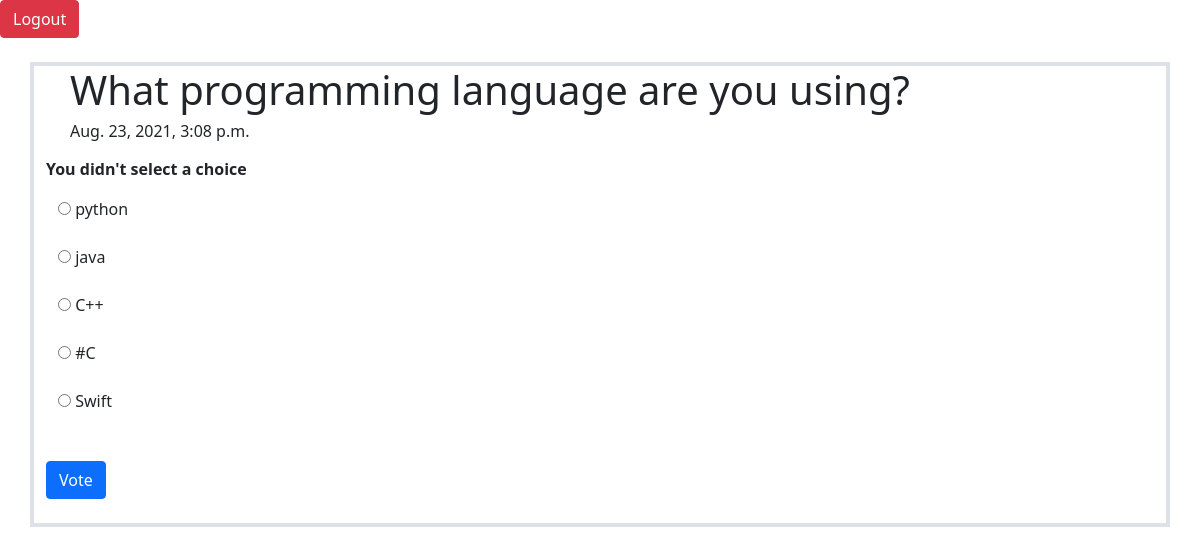
Page /polls/2/vote/ (signed in) on the committed database.
### polls/models.py (models this page shows, shortened)
class Question(models.Model):
    question_text = models.CharField(max_length=200)
    pub_date = models.DateTimeField('date published')

class Choice(models.Model):
    question = models.ForeignKey(Question, on_delete=models.CASCADE)
    choice_text = models.CharField(max_length=200)
    votes = models.IntegerField(default=0)

### polls/views.py (the view)
# urls.py: path('<int:question_id>/vote/',views.vote, name='vote'),
def vote(request,question_id):
    question = get_object_or_404(Question,pk=question_id)
    try:
        selected_choice = question.choice_set.get(pk=request.POST['choice'])
    except (KeyError, Choice.DoesNotExist):
        return render(request,'polls/detail.html',{
            'question': question,
            'error_message':"You didn't select a choice",
        })
    else:
        selected_choice.votes += 1
        selected_choice.save()
        return HttpResponseRedirect(reverse('polls:results',args=(question.id,)))

### polls/templates/polls/detail.html (shortened to what this page needs)
{% extends "polls/base.html" %}
{% load static %}
{% block content %}
<div class="container my-4 border border-4">
    <form action="{% url 'polls:vote' question.id %}" method="post">
        <fieldset>
            <legend class="mx-4"><h1>
                {{ question.question_text }}
                <h6 class="fs-6">{{ question.pub_date}}</h6>
            </h1></legend>
            {% if error_message %}<p><strong>{{ error_message }}</strong></p>{% endif %}
            <div class="container">
                {% for choice in question.choice_set.all %}
                <input type="radio" name="choice" value="{{ choice.id}}" id="choice{{forloop.counter}}">
                <label for="choice{{forloop.counter}}"> {{ choice.choice_text }}</label> <br> <br>
            {% endfor %}
            </div>
        </fieldset>
        <input class="btn btn-primary my-4" type="submit" value="Vote">
    </form>
</div>
{% endblock  %}

### polls/templates/polls/base.html (style rules this page uses)
body { background-repeat: no-repeat; background-size: cover; }

### rows in the picture
Question: question_text "What programming language are you using?", pub_date "Aug. 23, 2021, 3:08 p.m."
Choice: choice_text "python"
Choice: choice_text "java"
Choice: choice_text "C++"
Choice: choice_text "#C"
Choice: choice_text "Swift"

### other values in the picture
{{ error_message }} "You didn't select a choice"
